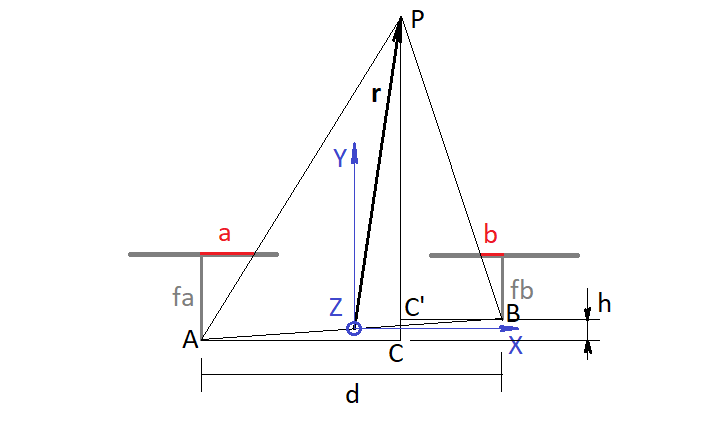
#> input picture IAMEN/Desarrollos/diag.png, 722 x 425 px, given in place of the camera
$ python CorrelMap.py
#> lines starting #> are read from the running program, lines starting #| are printed output that depends on the picture; after the words box and inside, x2 and y2 are one past the last pixel; in counts of white or black regions, pixels touching at a corner belong together
import cv2
import  numpy as np

def rescale_frame(frame, percent=75):
    width = int(frame.shape[1] * percent / 100)
    height = int(frame.shape[0] * percent / 100)
    dim = (width, height)
    return cv2.resize(frame, dim, interpolation=cv2.INTER_AREA)

cam=cv2.VideoCapture(2)
cam.set(cv2.CAP_PROP_AUTO_EXPOSURE,1)
cam.set(cv2.CAP_PROP_FRAME_WIDTH, 2560)
cam.set(cv2.CAP_PROP_FRAME_HEIGHT, 960)
cam.set(cv2.CAP_PROP_EXPOSURE,-1)
print(cam)
rval, frame0=cam.read()
#> frame0 is the input picture: shape (425, 722, 3); mean B, G, R 250.4, 250, 250.3
frame0_BW=cv2.cvtColor(frame0,cv2.COLOR_BGR2GRAY)
(thresh, frame0) = cv2.threshold(frame0_BW, 10, 255, cv2.THRESH_BINARY)
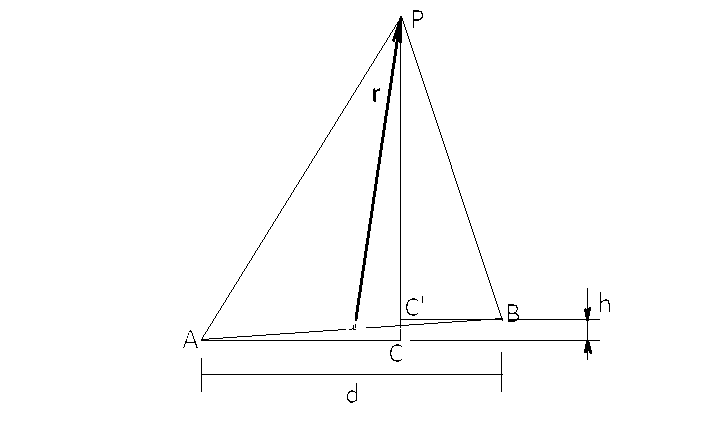
#> frame0: shape (425, 722); 98.8% white; black in thin lines or dots, all inside (x1, y1, x2, y2) = (183, 10, 610, 403)
while rval:
    rval, frame=cam.read()
    frame_BW = cv2.cvtColor(frame, cv2.COLOR_BGR2GRAY)
    (thresh, frame_BW) = cv2.threshold(frame_BW, 10, 255, cv2.THRESH_BINARY)
    cross = np.fft.fftshift(np.fft.fft2(frame_BW)/np.abs(np.fft.fft2(frame_BW))*np.conjugate(np.fft.fft2(frame0_BW))/np.abs(np.fft.fft2(frame0_BW)))
    map = np.arctan2(np.imag(cross),np.real(cross))
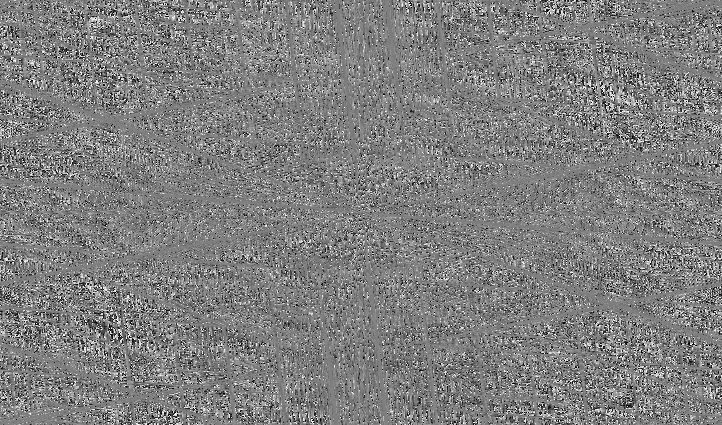
#> map: shape (425, 722) float64; min -3.14, max 3.14, mean -3.43e-18; drawn with min black and max white
    map = map-np.min(map)
    map = (map*255/np.max(map)).astype('uint8')
    map_BGR = cv2.cvtColor(map,cv2.COLOR_GRAY2BGR)
    map_turbo=cv2.applyColorMap(map_BGR, cv2.COLORMAP_TURBO)
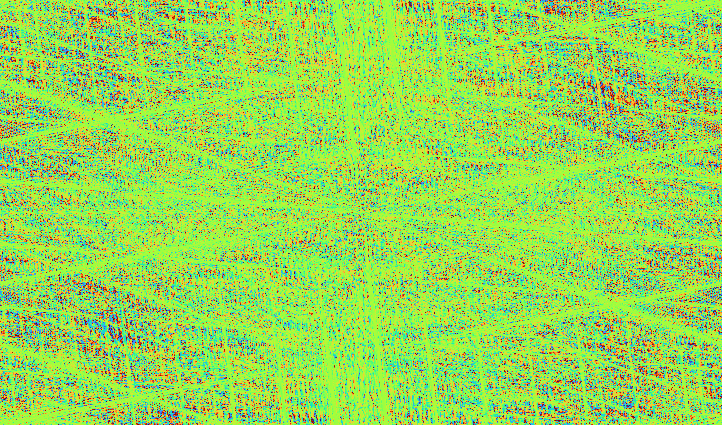
#> map_turbo: shape (425, 722, 3); mean B, G, R 88, 215.5, 149.8
    cv2.imshow('camara',rescale_frame(map_turbo,50))
#> in rescale_frame, `return cv2.resize(frame, dim, interpolation=cv2.INTER_AREA)`:
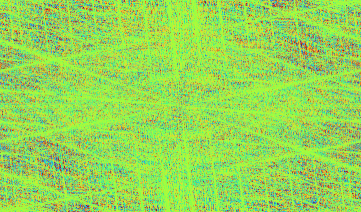
#> returned value: shape (212, 361, 3); mean of channels 0, 1, 2 88, 215.5, 149.8; drawn as B, G, R
    if cv2.waitKey(10) == 's':
#> (key Esc is pressed here)
        break
